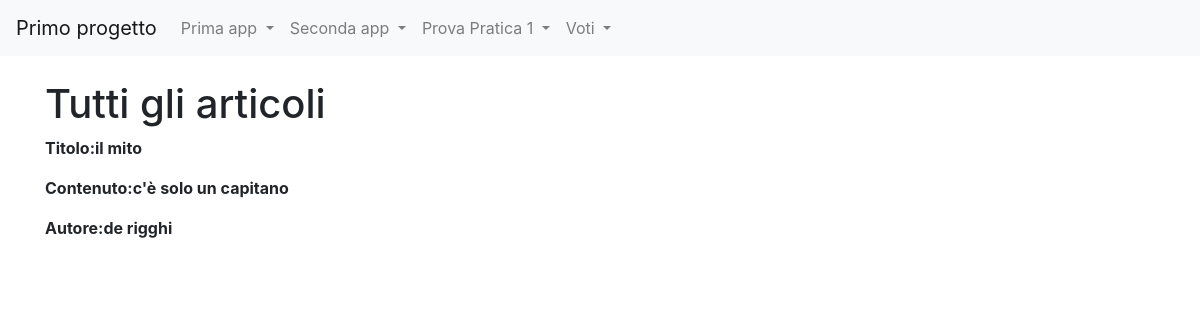
/news/lista_articoli/2, run on the app's committed database.
### news/models.py (models this page shows)
class Articolo(models.Model):
    titolo=models.CharField(max_length=100)
    contenuto=models.TextField()
    giornalista=models.ForeignKey(Giornalista, on_delete=models.CASCADE, related_name="articoli")
    data=models.DateField(auto_now=True, blank=True)
    visualizzazioni=models.IntegerField(default=0,blank=True)
    def __str__(self):
        return self.titolo
    class Meta:
        verbose_name="Articolo"
        verbose_name_plural="Articoli"

class Giornalista(models.Model):
    nome=models.CharField(max_length=20)
    cognome=models.CharField(max_length=20)
    anno_di_nascita = models.DateField(blank=True)
    def __str__(self):
        return self.nome + " " + self.cognome
    class Meta:
        verbose_name="Giornalista"
        verbose_name_plural="Giornalisti"

### news/views.py (the view)
# urls.py: path("lista_articoli/<int:pk>", listaArticoli, name="lista_articoli_giornalista"),
def listaArticoli(request, pk=None):
    if(pk==None):
        articoli=Articolo.objects.all()
    else:
        articoli=Articolo.objects.filter(giornalista_id=pk)
    context={
        'articoli': articoli,
        'pk':pk,
    }
    return render(request, 'lista_articoli.html', context)

### news/templates/lista_articoli.html (shortened to what this page needs)
{% extends 'base.html' %}
{% block content %}
    {% if  pk == None %}
    <h1> Tutti gli articoli </h1>
    {% else %}
    <h1> Tutti gli articoli </h1>
    {% endif %}
    <list>
        {%for x in articoli %}
            <p><strong>Titolo:</strong><strong>{{ x.titolo }}</strong></p>
            <p><strong>Contenuto:</strong><strong>{{ x.contenuto }}</strong></p>
            <p><strong>Autore:</strong><strong>{{ x.giornalista }}</strong></p>
            <br>
            {% endfor %}
    </list>
{% endblock content %}

### data on the page
Articolo: titolo "il mito", contenuto "c'è solo un capitano", giornalista "de rigghi"
